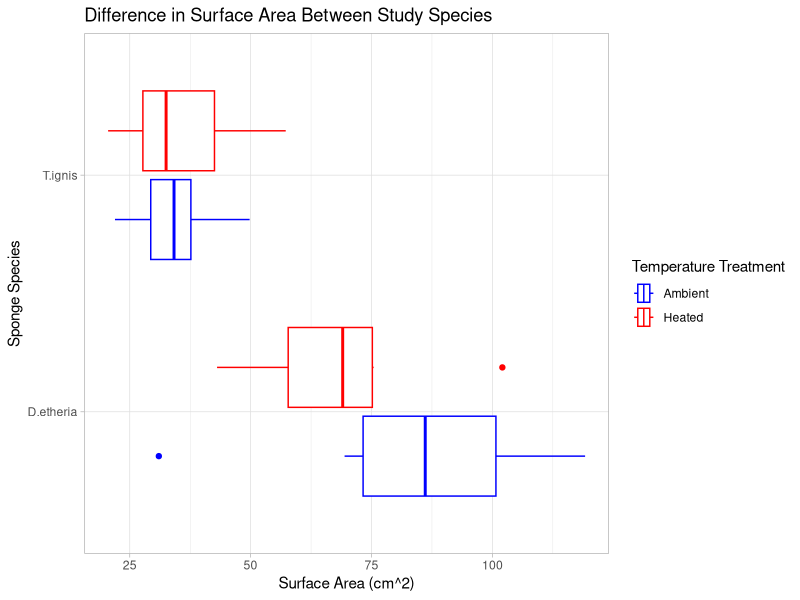
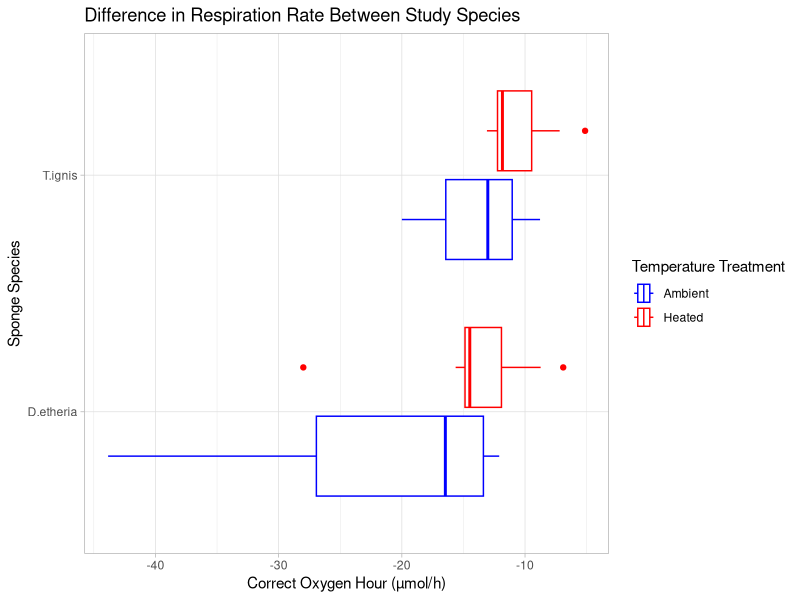

Reproduce these figures in R, in order.
## ---- chunk 1
#| label: library-setup
#| include: false
# Installing packages essential for the project.

library(tidyverse)
library(dplyr)
library(readxl)
library(openxlsx)
## ---- chunk 2
#| label: read-data-excel

incubations <- read_excel("raw-data/MBORIncubations.xlsx", na = "N/A")
## ---- chunk 3
#| label: renaming-variables
# Renamed variables for easy input into code, selected variables needed for data visualization

modified_incubations <- incubations |>
  rename(surface_area = `Surface Area (cm²)`) |>
  rename(oxy_hour = `Correct Oxy Hour (µmol/h)`) |>
  rename(species = `Sample ID`) |>
  rename(temp_treatment = Treatment) |>
  select(species, temp_treatment, surface_area, oxy_hour)
## ---- chunk 4
#| label: removing-blanks
# Removing the "cycle blanks" from the data set, only needed as controls to ensure the environments were stable
# Also modifying the species variable with a separate function to make it easier to plot

clean_incubations <- modified_incubations |>
  slice(-c(10, 20, 28, 36)) |>
  mutate(species_name = gsub("[ 0-9]", "", species))
## ---- chunk 5
#| label: reading-in-clean-data
# Using write.xlsx to create a new sheet with my updated data set

write.xlsx(clean_incubations, file = "clean-data/clean_incubations.xlsx")
## ---- chunk 6
#| label: surface-area-figure

clean_incubations |> 
  ggplot(aes(y = species_name, 
             x = surface_area, 
             color = temp_treatment))+
  geom_boxplot() +
  labs(x = "Surface Area (cm^2)",
       y = "Sponge Species",
       color = "Temperature Treatment",
       title = "Difference in Surface Area Between Study Species") +
  theme_light() + 
  scale_color_manual(values = c("Ambient" = "Blue", "Heated" = "Red"))
## ---- chunk 7
#| label: respiration-rate-figure

clean_incubations |> 
  ggplot(aes(y = species_name, 
             x = oxy_hour, 
             color = temp_treatment))+
  geom_boxplot() +
  labs(x = "Correct Oxygen Hour (µmol/h)",
       y = "Sponge Species",
       color = "Temperature Treatment",
       title = "Difference in Respiration Rate Between Study Species") +
  theme_light() + 
  scale_color_manual(values = c("Ambient" = "Blue", "Heated" = "Red"))
